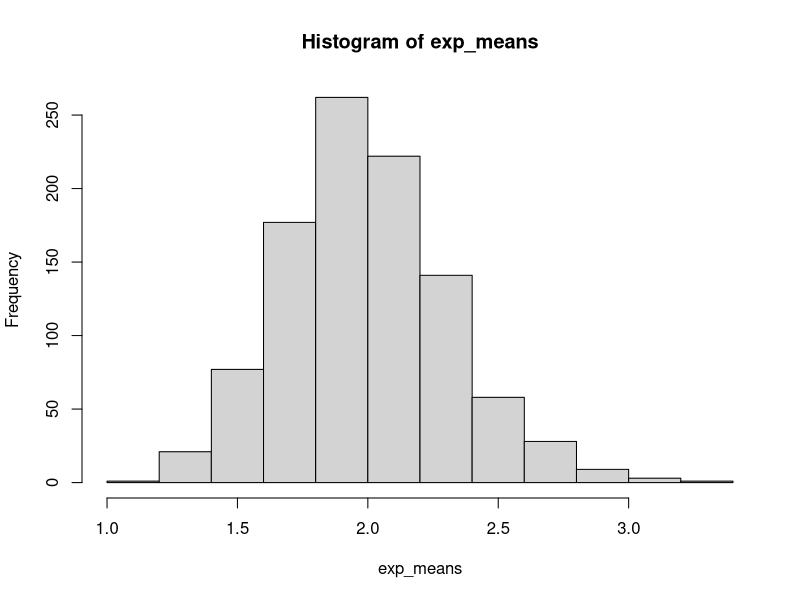

This figure's R source:
# script for statinf project

# assign simulation parameters
set.seed(42)
lam = .5
n <- 40
simulations <- 1000

# run & plot the experiment
exp_means <- NULL
for (i in 1:simulations) {
  exp_means <- c(exp_means, mean(rexp(n, lam)))
}
hist(exp_means)

mean_sample <- mean(exp_means)
mean_theory <- 1/lam

var_sample <- var(exp_means)
var_theory <- 1/(lam^2 * n)
#y <- dnorm(x, 1, 0)
